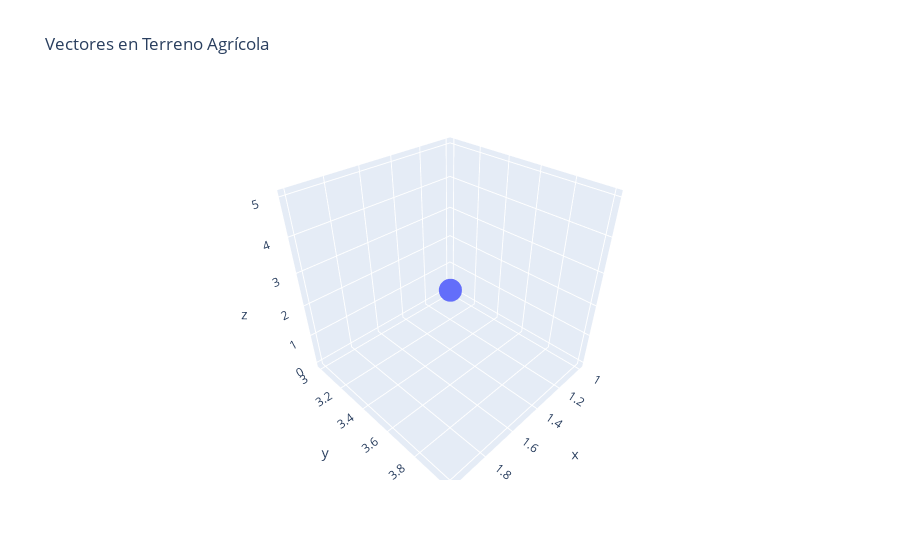

The notebook cell saved with this chart:
### Markdown cell above
## **c. Python (Jupyter Notebook):**

### Code cell
import matplotlib.pyplot as plt
import numpy as np
import pandas as pd 
import ipywidgets as widgets
from IPython.display import display
import plotly.express as px
df = pd.DataFrame({'x': [1, 2], 'y': [3, 4], 'z': [0, 5]})
fig = px.scatter_3d(df, x='x', y='y', z='z', title='Vectores en Terreno Agrícola')
fig.show()

### Figure 1 — Plotly figure (JSON) as saved in the notebook; plotly's stock layout.template omitted (floating-point values rounded to 4 significant figures)
{"data": [{"hovertemplate": "x=%{x}<br>y=%{y}<br>z=%{z}<extra></extra>", "legendgroup": "", "marker": {"color": "#636efa", "symbol": "circle"}, "mode": "markers", "name": "", "scene": "scene", "showlegend": false, "type": "scatter3d", "x": [1, 2], "y": [3, 4], "z": [0, 5]}], "layout": {"legend": {"tracegroupgap": 0}, "scene": {"domain": {"x": [0, 1], "y": [0, 1]}, "xaxis": {"title": {"text": "x"}}, "yaxis": {"title": {"text": "y"}}, "zaxis": {"title": {"text": "z"}}}, "title": {"text": "Vectores en Terreno Agrícola"}}}
